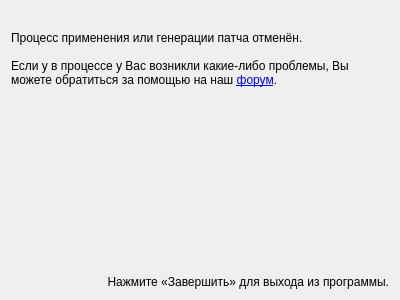
<?xml version="1.0" encoding="UTF-8"?>
<ui version="4.0">
 <class>CanceledPage</class>
 <widget class="QWidget" name="CanceledPage">
  <property name="geometry">
   <rect>
    <x>0</x>
    <y>0</y>
    <width>400</width>
    <height>300</height>
   </rect>
  </property>
  <property name="windowTitle">
   <string>Form</string>
  </property>
  <property name="title" stdset="0">
   <string>Патч не применён</string>
  </property>
  <layout class="QVBoxLayout" name="verticalLayout">
   <item>
    <widget class="QLabel" name="label">
     <property name="text">
      <string/>
     </property>
     <property name="wordWrap">
      <bool>true</bool>
     </property>
    </widget>
   </item>
   <item>
    <widget class="QLabel" name="label_2">
     <property name="text">
      <string>Процесс применения или генерации патча отменён.&lt;br/&gt;
&lt;br/&gt;
Если у в процессе у Вас возникли какие-либо проблемы, Вы можете обратиться за помощью на наш &lt;a href=&quot;http://consolgames.ru/forum/index.php?showtopic=204&quot;&gt;форум&lt;/a&gt;.</string>
     </property>
     <property name="textFormat">
      <enum>Qt::RichText</enum>
     </property>
     <property name="wordWrap">
      <bool>true</bool>
     </property>
     <property name="openExternalLinks">
      <bool>true</bool>
     </property>
    </widget>
   </item>
   <item>
    <spacer name="verticalSpacer">
     <property name="orientation">
      <enum>Qt::Vertical</enum>
     </property>
     <property name="sizeHint" stdset="0">
      <size>
       <width>20</width>
       <height>40</height>
      </size>
     </property>
    </spacer>
   </item>
   <item>
    <widget class="QLabel" name="label_3">
     <property name="text">
      <string>Нажмите «Завершить» для выхода из программы.</string>
     </property>
     <property name="alignment">
      <set>Qt::AlignBottom|Qt::AlignRight|Qt::AlignTrailing</set>
     </property>
    </widget>
   </item>
  </layout>
 </widget>
 <resources/>
 <connections/>
</ui>
